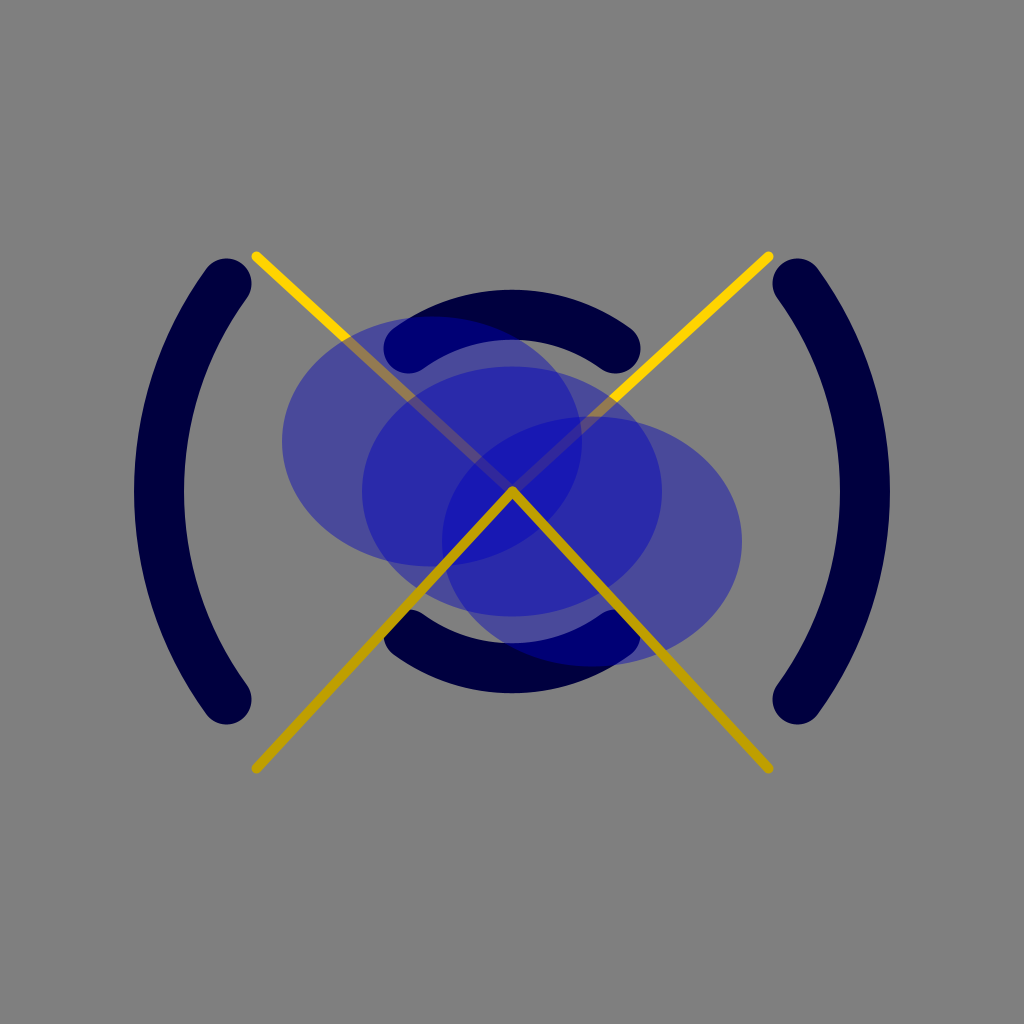
Frame 1 (no input)
Frame 60 (the mouse pressed at the canvas centre just before this capture): identical to frame 1, image omitted
Frame 120 (the mouse held since frame 60 and released just before this capture): identical to frame 1, image omitted

The Processing sketch that drew this single still picture (run headless with seeded random() and noise(); from frame 60 on, the mouse is pressed at the canvas centre):

// Processing sketch: shapeDemoCircle_230906a
// ── shapeDemoCircle_230906a.pde
// runs at the start
void setup () {
  size (1024, 1024);
  colorMode(HSB, 360, 100, 100); 
}

// runs once every frame
void draw () {
  background (180);

  // rgb triplet
  stroke(134, 222, 196);



  PVector anchorTL = new PVector(width*0.25, height*0.25);
  PVector anchorTR = new PVector(width*0.75, height*0.25);
  PVector anchorCT = new PVector(width*0.50, height*0.48);
  PVector anchorBL = new PVector(width*0.25, height*0.75);
  PVector anchorBR = new PVector(width*0.75, height*0.75);

  // arcs on the left and the right
  ellipseMode(CENTER);
  rectMode(CENTER); 
  stroke(240, 100, 25);
  strokeWeight(50);
  noFill(); 
  //ellipse(anchorCT.x, anchorCT.y, width*0.69, width*0.69);
  arc(anchorCT.x, anchorCT.y, width*0.69, width*0.69, TAU * 0.4, TAU * 0.6);
  arc(anchorCT.x, anchorCT.y, width*0.69, width*0.69, TAU * 0.9, TAU * 1.1);
  arc(anchorCT.x, anchorCT.y, width*0.345, width*0.345, TAU * 0.65, TAU * 0.85);
  arc(anchorCT.x, anchorCT.y, width*0.345, width*0.345, TAU * 0.15, TAU * 0.35);
  
 

  //draw lines from center to the top corner
  stroke(50, 100, 100);
  strokeWeight(10);
  line(anchorCT.x, anchorCT.y, anchorTL.x, anchorTL.y);
  line(anchorCT.x, anchorCT.y, anchorTR.x, anchorTR.y);

  // draw a smaller box in the center
  ellipseMode(CENTER);
  noStroke();
  fill(240, 100, 75, 108);
  ellipse(anchorCT.x -80, anchorCT.y -50,300, 250);
  ellipse(anchorCT.x, anchorCT.y, 300, 250);
  ellipse(anchorCT.x +80, anchorCT.y +50, 300, 250);



  //draw lines from center to the bottom corners
  stroke(50, 100, 75);
  line (anchorCT.x, anchorCT.y, anchorBL.x, anchorBL.y);
  line(anchorCT.x, anchorCT.y, anchorBR.x, anchorBR.y);
}
